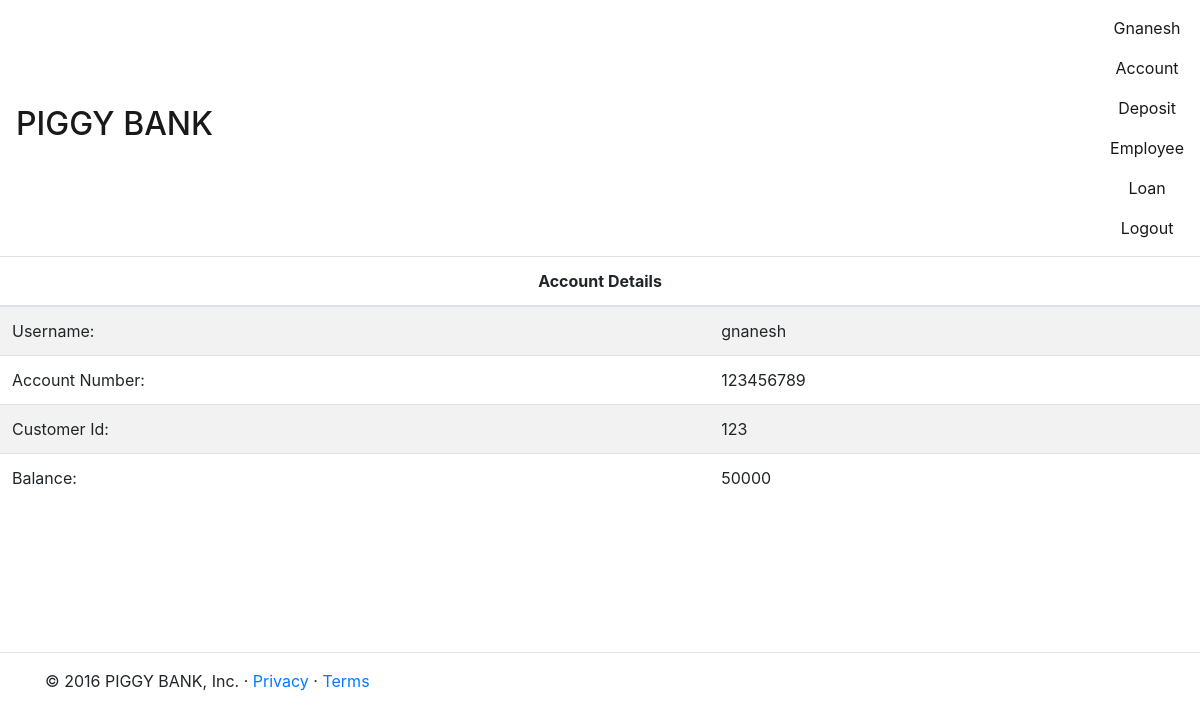
/account.php (signed in), run on an earlier commit of the app's database.
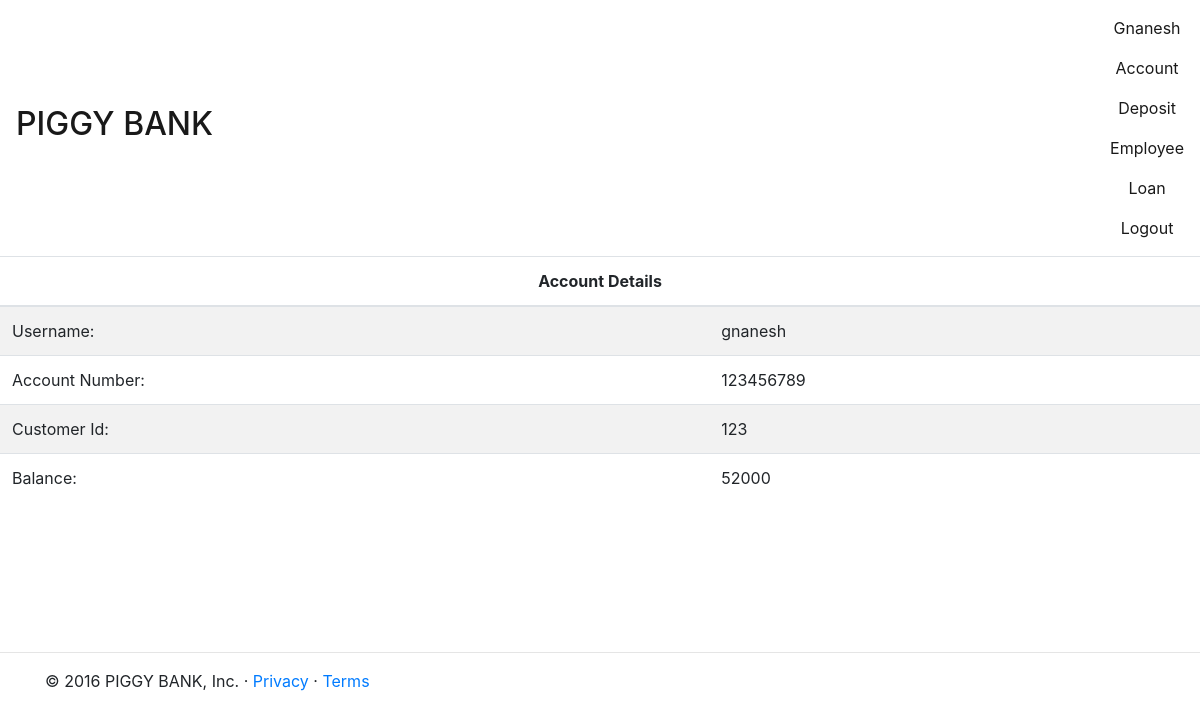
And on a later commit of the database.
### tables this page shows
CREATE TABLE `account` (
  `account_number` int(11) NOT NULL,
  `customer_id` int(11) DEFAULT NULL,
  `balance` int(11) NOT NULL,
  `account_type` varchar(30) DEFAULT NULL,
  PRIMARY KEY (`account_number`)
);

### account.php (the view, shortened to what this page needs)
<?php
require('config.php');
require('usr_funcs.php');
if(valid_user()){
    if(valid_user_account_number()){
            try{
                if($_SESSION['user_type']=='customer'){
                    $sql="SELECT * from account where account_number=".$_SESSION['valid_user_account_number']."";
                }else{
                    $sql="select * from employee where employee_id=".$_SESSION['valid_user'];
                }
            if($result=$mysqli->query($sql)){
                if($result->num_rows >0){
                    if($row=$result->fetch_array()){
    if(emp_check()){ account_emp(); }else{ ?>
  <table class='table table-striped'>
    <thead>
      <tr>
        <th colspan='2' class='table-inverse'>
          <center>Account Details</center>
        </th>
      </tr>
    </thead>
    <tr>
      <td>Username: </td>
      <td>
        <?php echo $_SESSION['valid_user']; ?>
      </td>
    </tr>
    <tr>
      <td>Account Number: </td>
      <td>
        <?php echo $row[0]; ?>
      </td>
    </tr>
    <tr>
      <td>Customer Id: </td>
      <td>
        <?php echo $row[1]; ?>
      </td>
    </tr>
    <tr>
      <td>Balance: </td>
      <td>
        <?php echo $row[2]; ?>
      </td>
    </tr>
  </table>
  <?php
                    }
                    }else{
                        throw new Exception("Something Went Wrong. Can't fetch_array()");
                    }
                }else{
                    throw new Exception("Sorry You haven't entered the details yet.");
                }
            } else{
                throw new Exception("Something went wrong. Can't execute the query");
            }
        }catch(Exception $e){
                do_exp_content($e->getMessage());
            }
    }else{
        header('Location:index.php');
    }
}else{
        header('Location:index.php');
    }
?>

What changed in the data, as far as the page shows it:
changed account id 123456789: balance "50000" → "52000"
